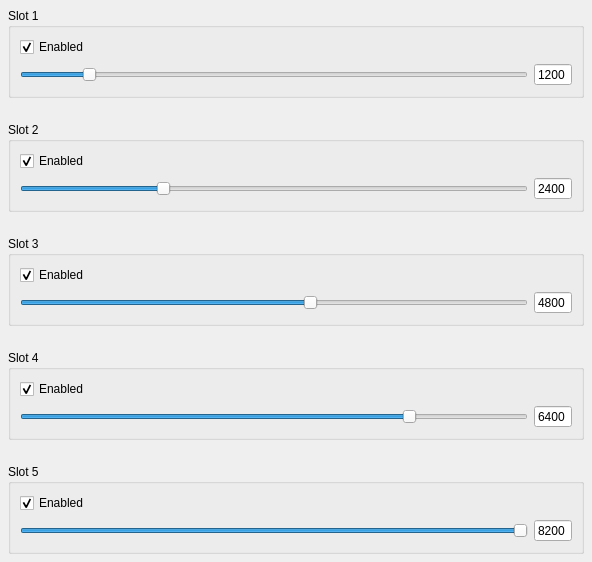
                <widget class="QWidget" name="sacSensortDpi">
                 <property name="geometry">
                  <rect>
                   <x>0</x>
                   <y>0</y>
                   <width>592</width>
                   <height>562</height>
                  </rect>
                 </property>
                 <layout class="QVBoxLayout" name="verticalLayout_6">
                  <property name="spacing">
                   <number>0</number>
                  </property>
                  <property name="leftMargin">
                   <number>8</number>
                  </property>
                  <property name="topMargin">
                   <number>8</number>
                  </property>
                  <property name="rightMargin">
                   <number>8</number>
                  </property>
                  <property name="bottomMargin">
                   <number>8</number>
                  </property>
                  <item>
                   <widget class="QFrame" name="pnlSensorDpi">
                    <layout class="QVBoxLayout" name="verticalLayout_8">
                     <property name="spacing">
                      <number>24</number>
                     </property>
                     <property name="leftMargin">
                      <number>0</number>
                     </property>
                     <property name="topMargin">
                      <number>0</number>
                     </property>
                     <property name="rightMargin">
                      <number>0</number>
                     </property>
                     <property name="bottomMargin">
                      <number>0</number>
                     </property>
                     <item>
                      <widget class="QGroupBox" name="gbDpiSlot1">
                       <property name="title">
                        <string>Slot 1</string>
                       </property>
                       <layout class="QGridLayout" name="gridLayout_2">
                        <item row="1" column="1">
                         <widget class="QSpinBox" name="edDpiSlot1">
                          <property name="alignment">
                           <set>Qt::AlignmentFlag::AlignRight|Qt::AlignmentFlag::AlignTrailing|Qt::AlignmentFlag::AlignVCenter</set>
                          </property>
                          <property name="buttonSymbols">
                           <enum>QAbstractSpinBox::ButtonSymbols::NoButtons</enum>
                          </property>
                          <property name="accelerated">
                           <bool>true</bool>
                          </property>
                          <property name="minimum">
                           <number>200</number>
                          </property>
                          <property name="maximum">
                           <number>8200</number>
                          </property>
                          <property name="singleStep">
                           <number>200</number>
                          </property>
                          <property name="value">
                           <number>1200</number>
                          </property>
                         </widget>
                        </item>
                        <item row="1" column="0">
                         <widget class="QSlider" name="hsDpiSlot1">
                          <property name="minimum">
                           <number>200</number>
                          </property>
                          <property name="maximum">
                           <number>8200</number>
                          </property>
                          <property name="singleStep">
                           <number>200</number>
                          </property>
                          <property name="pageStep">
                           <number>200</number>
                          </property>
                          <property name="value">
                           <number>1200</number>
                          </property>
                          <property name="orientation">
                           <enum>Qt::Orientation::Horizontal</enum>
                          </property>
                         </widget>
                        </item>
                        <item row="0" column="0" colspan="2">
                         <widget class="QCheckBox" name="cbxDpiSlot1">
                          <property name="text">
                           <string>Enabled</string>
                          </property>
                          <property name="checked">
                           <bool>true</bool>
                          </property>
                         </widget>
                        </item>
                       </layout>
                      </widget>
                     </item>
                     <item>
                      <widget class="QGroupBox" name="gbDpiSlot2">
                       <property name="title">
                        <string>Slot 2</string>
                       </property>
                       <layout class="QGridLayout" name="gridLayout_3">
                        <item row="1" column="1">
                         <widget class="QSpinBox" name="edDpiSlot2">
                          <property name="alignment">
                           <set>Qt::AlignmentFlag::AlignRight|Qt::AlignmentFlag::AlignTrailing|Qt::AlignmentFlag::AlignVCenter</set>
                          </property>
                          <property name="buttonSymbols">
                           <enum>QAbstractSpinBox::ButtonSymbols::NoButtons</enum>
                          </property>
                          <property name="accelerated">
                           <bool>true</bool>
                          </property>
                          <property name="minimum">
                           <number>200</number>
                          </property>
                          <property name="maximum">
                           <number>8200</number>
                          </property>
                          <property name="singleStep">
                           <number>200</number>
                          </property>
                          <property name="value">
                           <number>2400</number>
                          </property>
                         </widget>
                        </item>
                        <item row="1" column="0">
                         <widget class="QSlider" name="hsDpiSlot2">
                          <property name="minimum">
                           <number>200</number>
                          </property>
                          <property name="maximum">
                           <number>8200</number>
                          </property>
                          <property name="singleStep">
                           <number>200</number>
                          </property>
                          <property name="pageStep">
                           <number>200</number>
                          </property>
                          <property name="value">
                           <number>2400</number>
                          </property>
                          <property name="orientation">
                           <enum>Qt::Orientation::Horizontal</enum>
                          </property>
                          <property name="tickPosition">
                           <enum>QSlider::TickPosition::NoTicks</enum>
                          </property>
                          <property name="tickInterval">
                           <number>0</number>
                          </property>
                         </widget>
                        </item>
                        <item row="0" column="0" colspan="2">
                         <widget class="QCheckBox" name="cbxDpiSlot2">
                          <property name="text">
                           <string>Enabled</string>
                          </property>
                          <property name="checked">
                           <bool>true</bool>
                          </property>
                         </widget>
                        </item>
                       </layout>
                      </widget>
                     </item>
                     <item>
                      <widget class="QGroupBox" name="gbDpiSlot3">
                       <property name="title">
                        <string>Slot 3</string>
                       </property>
                       <layout class="QGridLayout" name="gridLayout_4">
                        <item row="1" column="1">
                         <widget class="QSpinBox" name="edDpiSlot3">
                          <property name="alignment">
                           <set>Qt::AlignmentFlag::AlignRight|Qt::AlignmentFlag::AlignTrailing|Qt::AlignmentFlag::AlignVCenter</set>
                          </property>
                          <property name="buttonSymbols">
                           <enum>QAbstractSpinBox::ButtonSymbols::NoButtons</enum>
                          </property>
                          <property name="accelerated">
                           <bool>true</bool>
                          </property>
                          <property name="minimum">
                           <number>200</number>
                          </property>
                          <property name="maximum">
                           <number>8200</number>
                          </property>
                          <property name="singleStep">
                           <number>200</number>
                          </property>
                          <property name="value">
                           <number>4800</number>
                          </property>
                         </widget>
                        </item>
                        <item row="1" column="0">
                         <widget class="QSlider" name="hsDpiSlot3">
                          <property name="minimum">
                           <number>200</number>
                          </property>
                          <property name="maximum">
                           <number>8200</number>
                          </property>
                          <property name="singleStep">
                           <number>200</number>
                          </property>
                          <property name="pageStep">
                           <number>200</number>
                          </property>
                          <property name="value">
                           <number>4800</number>
                          </property>
                          <property name="orientation">
                           <enum>Qt::Orientation::Horizontal</enum>
                          </property>
                         </widget>
                        </item>
                        <item row="0" column="0" colspan="2">
                         <widget class="QCheckBox" name="cbxDpiSlot3">
                          <property name="text">
                           <string>Enabled</string>
                          </property>
                          <property name="checked">
                           <bool>true</bool>
                          </property>
                         </widget>
                        </item>
                       </layout>
                      </widget>
                     </item>
                     <item>
                      <widget class="QGroupBox" name="gbDpiSlot4">
                       <property name="title">
                        <string>Slot 4</string>
                       </property>
                       <layout class="QGridLayout" name="gridLayout_5">
                        <item row="1" column="1">
                         <widget class="QSpinBox" name="edDpiSlot4">
                          <property name="alignment">
                           <set>Qt::AlignmentFlag::AlignRight|Qt::AlignmentFlag::AlignTrailing|Qt::AlignmentFlag::AlignVCenter</set>
                          </property>
                          <property name="buttonSymbols">
                           <enum>QAbstractSpinBox::ButtonSymbols::NoButtons</enum>
                          </property>
                          <property name="accelerated">
                           <bool>true</bool>
                          </property>
                          <property name="minimum">
                           <number>200</number>
                          </property>
                          <property name="maximum">
                           <number>8200</number>
                          </property>
                          <property name="singleStep">
                           <number>200</number>
                          </property>
                          <property name="value">
                           <number>6400</number>
                          </property>
                         </widget>
                        </item>
                        <item row="1" column="0">
                         <widget class="QSlider" name="hsDpiSlot4">
                          <property name="minimum">
                           <number>200</number>
                          </property>
                          <property name="maximum">
                           <number>8200</number>
                          </property>
                          <property name="singleStep">
                           <number>200</number>
                          </property>
                          <property name="pageStep">
                           <number>200</number>
                          </property>
                          <property name="value">
                           <number>6400</number>
                          </property>
                          <property name="orientation">
                           <enum>Qt::Orientation::Horizontal</enum>
                          </property>
                         </widget>
                        </item>
                        <item row="0" column="0" colspan="2">
                         <widget class="QCheckBox" name="cbxDpiSlot4">
                          <property name="text">
                           <string>Enabled</string>
                          </property>
                          <property name="checked">
                           <bool>true</bool>
                          </property>
                         </widget>
                        </item>
                       </layout>
                      </widget>
                     </item>
                     <item>
                      <widget class="QGroupBox" name="gbDpiSlot5">
                       <property name="title">
                        <string>Slot 5</string>
                       </property>
                       <layout class="QGridLayout" name="gridLayout_6">
                        <item row="1" column="1">
                         <widget class="QSpinBox" name="edDpiSlot5">
                          <property name="alignment">
                           <set>Qt::AlignmentFlag::AlignRight|Qt::AlignmentFlag::AlignTrailing|Qt::AlignmentFlag::AlignVCenter</set>
                          </property>
                          <property name="buttonSymbols">
                           <enum>QAbstractSpinBox::ButtonSymbols::NoButtons</enum>
                          </property>
                          <property name="accelerated">
                           <bool>true</bool>
                          </property>
                          <property name="minimum">
                           <number>200</number>
                          </property>
                          <property name="maximum">
                           <number>8200</number>
                          </property>
                          <property name="singleStep">
                           <number>200</number>
                          </property>
                          <property name="value">
                           <number>8200</number>
                          </property>
                         </widget>
                        </item>
                        <item row="1" column="0">
                         <widget class="QSlider" name="hsDpiSlot5">
                          <property name="minimum">
                           <number>200</number>
                          </property>
                          <property name="maximum">
                           <number>8200</number>
                          </property>
                          <property name="singleStep">
                           <number>200</number>
                          </property>
                          <property name="pageStep">
                           <number>200</number>
                          </property>
                          <property name="value">
                           <number>8200</number>
                          </property>
                          <property name="orientation">
                           <enum>Qt::Orientation::Horizontal</enum>
                          </property>
                         </widget>
                        </item>
                        <item row="0" column="0" colspan="2">
                         <widget class="QCheckBox" name="cbxDpiSlot5">
                          <property name="text">
                           <string>Enabled</string>
                          </property>
                          <property name="checked">
                           <bool>true</bool>
                          </property>
                         </widget>
                        </item>
                       </layout>
                      </widget>
                     </item>
                     <item>
                      <spacer name="vSpaceCpiSlots">
                       <property name="orientation">
                        <enum>Qt::Orientation::Vertical</enum>
                       </property>
                       <property name="sizeHint" stdset="0">
                        <size>
                         <width>20</width>
                         <height>5</height>
                        </size>
                       </property>
                      </spacer>
                     </item>
                    </layout>
                   </widget>
                  </item>
                 </layout>
                </widget>
